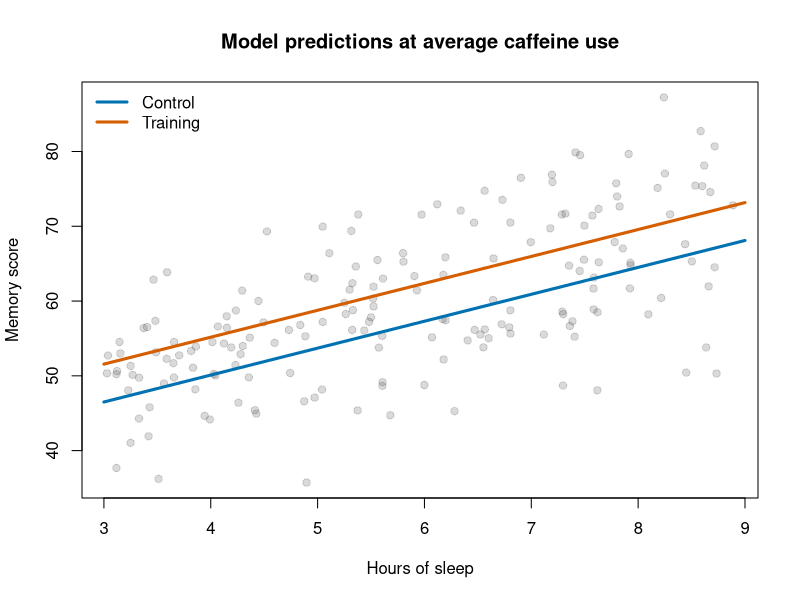

Generate this figure with R:
## ---- chunk 1
knitr::opts_chunk$set(message = FALSE, warning = FALSE, fig.align = "center")
## ---- chunk 2
set.seed(343)
n <- 180
ReportData <- data.frame(
  Sleep = runif(n, 3, 9),
  Caffeine = pmax(rnorm(n, 180, 85), 0),
  Condition = factor(sample(c("Control", "Training"), n, replace = TRUE))
)

ReportData$Memory <-
  38 + 3.8 * ReportData$Sleep -
  .018 * ReportData$Caffeine +
  5.5 * (ReportData$Condition == "Training") +
  rnorm(n, 0, 7)

ReportModel <- lm(Memory ~ Sleep + Caffeine + Condition, data = ReportData)
## ---- chunk 3
Descriptives <- data.frame(
  Variable = c("Memory", "Sleep", "Caffeine"),
  Mean = c(mean(ReportData$Memory), mean(ReportData$Sleep), mean(ReportData$Caffeine)),
  SD = c(sd(ReportData$Memory), sd(ReportData$Sleep), sd(ReportData$Caffeine)),
  Minimum = c(min(ReportData$Memory), min(ReportData$Sleep), min(ReportData$Caffeine)),
  Maximum = c(max(ReportData$Memory), max(ReportData$Sleep), max(ReportData$Caffeine))
)

knitr::kable(Descriptives, digits = 2, caption = "Descriptive statistics")
## ---- chunk 4
CoefficientTable <- broom::tidy(ReportModel, conf.int = TRUE)
knitr::kable(
  CoefficientTable,
  digits = 3,
  caption = "Regression predicting memory performance"
)
## ---- chunk 5
PredictionData <- expand.grid(
  Sleep = seq(3, 9, length.out = 100),
  Caffeine = mean(ReportData$Caffeine),
  Condition = levels(ReportData$Condition)
)

PredictionData$Predicted <- predict(ReportModel, newdata = PredictionData)

plot(
  ReportData$Sleep, ReportData$Memory,
  pch = 19, col = rgb(.2, .2, .2, .18),
  xlab = "Hours of sleep", ylab = "Memory score",
  main = "Model predictions at average caffeine use"
)

colors <- c("#0072B2", "#D55E00")
for (i in seq_along(levels(ReportData$Condition))) {
  group <- levels(ReportData$Condition)[i]
  d <- PredictionData[PredictionData$Condition == group, ]
  lines(d$Sleep, d$Predicted, lwd = 3, col = colors[i])
}
legend("topleft", legend = levels(ReportData$Condition),
       col = colors, lwd = 3, bty = "n")
